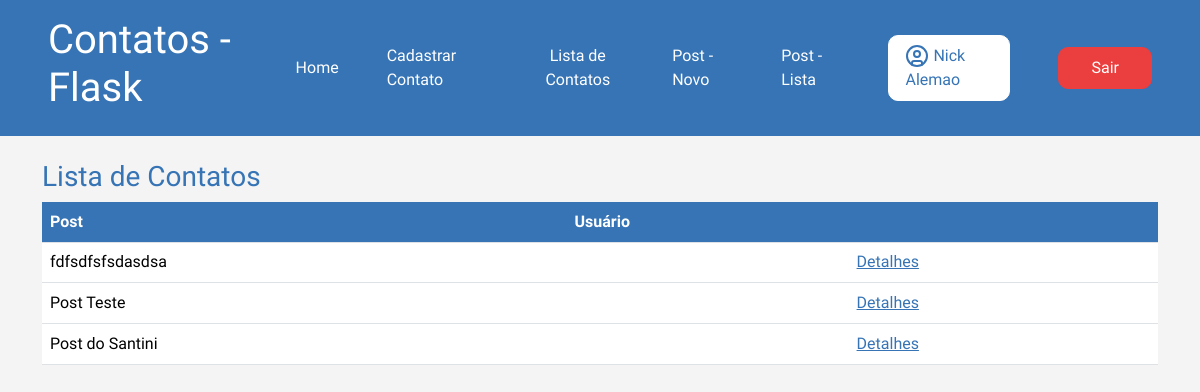
The page /post/lista (signed in) on the database its author committed.
### app/models.py (models this page shows, shortened)
class User(db.Model, UserMixin):
    id = db.Column(db.Integer, primary_key=True)
    nome = db.Column(db.String(100), nullable=True)
    sobrenome = db.Column(db.String(100), nullable=True)
    email = db.Column(db.String(100), nullable=True)
    senha = db.Column(db.String(100), nullable=True)
    posts = db.relationship('Post', backref='autor', lazy=True)
    comentarios = db.relationship('PostComentarios', backref='autor', lazy=True)

class Post(db.Model):
    id = db.Column(db.Integer, primary_key=True)
    data_criacao = db.Column(db.DateTime, default=datetime.now())
    mensagem = db.Column(db.String(500), nullable=True)
    imagem = db.Column(db.String(500), nullable=True, default='default.png')
    user_id = db.Column(db.Integer, db.ForeignKey('user.id'), nullable=True)
    comentarios = db.relationship('PostComentarios', backref='post', lazy=True)

### app/views.py (the view)
@app.route('/post/lista')
@login_required
def PostLista():
    posts = Post.query.all()
    print(current_user.posts)
    return render_template('post_lista.html', posts=posts)

### app/models.py (called while the page is built)
@login_manager.user_loader
def load_user(user_id):
    return User.query.get(user_id)

### app/templates/post_lista.html (shortened to what this page needs)
{% extends 'base.html' %}
{% block content %}
    <div class="container">
            <div class="row mt-4">
                <h3>Lista de Contatos</h3>
                <div class="col-12">
                    <table class="table">
                        <thead>
                            <tr>
                                <th>Post</th>
                                <th>Usuário</th>
                                <th></th>
                            </tr>
                        </thead>
                        <body>
                            <tr>
                                {% for linha in posts %}
                                <tr>
                                    <td>{{linha.mensagem }}</td>
                                    <td>{{linha.user_id.nome}}</td>
                                    <td><a href="{{url_for('PostComentarios', id=linha.id)}}" id="detalhesPost">Detalhes</a></td>
                                </tr>
                                {% endfor %}
                            </tr>
                        </body>
                    </table>
                </div>
            </div>
    </div>
{% endblock %}

### app/templates/header.html (shortened to what this page needs)
{% extends "base.html" %}
{% block content %}
    <header>
        <div class="container-header">
            <div class="logo">
                <h1>Contatos - Flask</h1>
            </div>
            <div class="botoesLinks">
                <a href="{{url_for('homepage')}}" class="link">Home</a>
                <a href="{{url_for('contato_cadastro')}}" class="link">Cadastrar Contato</a>
                <a href="{{url_for('contatoLista')}}" style="text-align: center;" class="link">Lista de Contatos</a>
                <a href="{{url_for('PostNovo')}}"class="link">Post - Novo</a>
                <a href="{{url_for('PostLista')}}"class="link">Post - Lista</a>
                {% if current_user.is_authenticated %}
                <a href="" class="Cadastro-User-Logado"> {{current_user.nome}} {{current_user.sobrenome}}</a>
                <a href="{{url_for('logout')}}" class="Cadastro-Sair">Sair</a>
                {% else %}
                <a href="{{url_for('login')}}" class="Cadastro-User">Entrar/Cadastrar</a>
                {% endif %}
            </div>
        </div>
    </header>
{% endblock %}

### app/static/style.css (style rules this page uses)
* { margin: 0; padding: 0; }
body { font-family: "Nata Sans", sans-serif; background-color: #f4f4f4; color: #3674B5; width: 100%; }
header { background-color: #3674B5; color: white; font-family: "Nata Sans", sans-serif; width: 100%; }
.container-header { display: flex; flex-direction: row; justify-content: space-between; align-items: center; padding: 1rem 3rem; }
.container-header h1 { font-size: 2.5rem; }
.botoesLinks { display: flex; align-items: center; gap: 3rem; }
.botoesLinks a { text-decoration: none; color: white; }
.container { width: 100% !important; }
.table th { background-color: #3674B5 !important; color: white; }
.Cadastro-User-Logado { color: #3674B5 !important; background-color: white; border: 1px solid white; padding: 0.5rem 1rem; border-radius: 10px; }
.Cadastro-Sair { color: #ffffff !important; background-color: rgb(235, 62, 62); border: 1px solid rgb(235, 62, 62); padding: 0.5rem 2rem; border-radius: 10px; }
#detalhesPost { color: #3674B5 !important; }

### rows shown on the page
User: nome "Nick", sobrenome "Alemao"
Post: mensagem "fdfsdfsfsdasdsa"
Post: mensagem "Post Teste"
Post: mensagem "Post do Santini"
